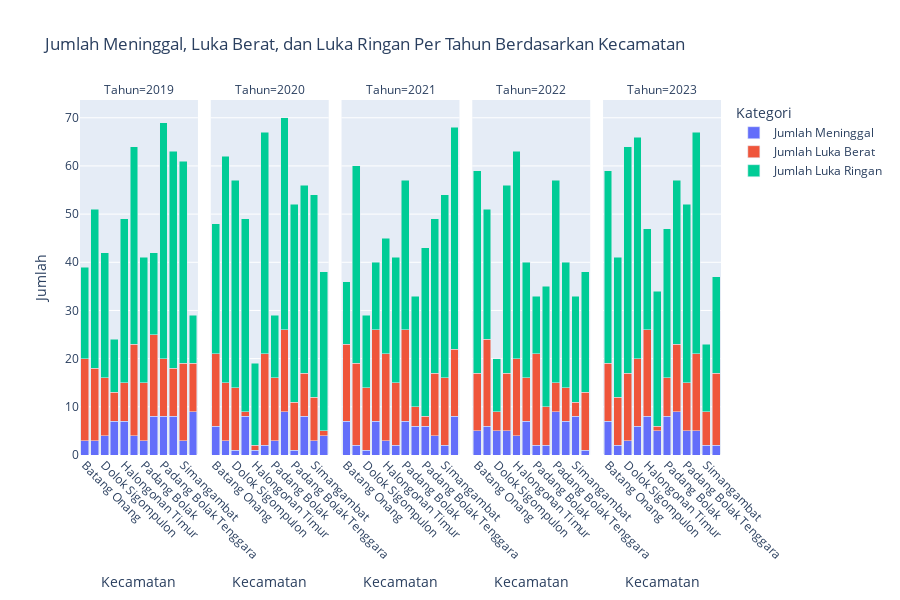

The cell this chart's notebook holds for it:
### Code cell
import plotly.express as px
# Mengelompokkan data berdasarkan kecamatan, tahun, dan menghitung jumlahnya
summary_by_year_kecamatan = df.groupby(['Tahun', 'Kecamatan']).agg({
    'Jumlah Meninggal': 'sum',
    'Jumlah Luka Berat': 'sum',
    'Jumlah Luka Ringan': 'sum'
}).reset_index()

# Membuat data dalam format long untuk visualisasi
summary_melted = summary_by_year_kecamatan.melt(id_vars=['Tahun', 'Kecamatan'], 
                                                value_vars=['Jumlah Meninggal', 'Jumlah Luka Berat', 'Jumlah Luka Ringan'],
                                                var_name='Kategori', value_name='Jumlah')

# Plot jumlah meninggal, luka berat, dan luka ringan per tahun berdasarkan kecamatan dalam satu grafik stacked bar chart
fig = px.bar(summary_melted, x='Kecamatan', y='Jumlah', color='Kategori', barmode='stack',
             facet_col='Tahun', height=600, title='Jumlah Meninggal, Luka Berat, dan Luka Ringan Per Tahun Berdasarkan Kecamatan')
fig.update_layout(xaxis_title='Kecamatan', yaxis_title='Jumlah', legend_title='Kategori')
fig.update_xaxes(tickangle=45)
fig.show()

### Figure 1 — Plotly figure (JSON) as saved in the notebook; plotly's stock layout.template omitted (floating-point values rounded to 4 significant figures)
{"data": [{"alignmentgroup": "True", "hovertemplate": "Kategori=Jumlah Meninggal<br>Tahun=2019<br>Kecamatan=%{x}<br>Jumlah=%{y}<extra></extra>", "legendgroup": "Jumlah Meninggal", "marker": {"color": "#636efa", "pattern": {"shape": ""}}, "name": "Jumlah Meninggal", "offsetgroup": "Jumlah Meninggal", "orientation": "v", "showlegend": true, "textposition": "auto", "type": "bar", "x": ["Batang Onang", "Dolok", "Dolok Sigompulon", "Halongonan", "Halongonan Timur", "Hulu Sihapas", "Padang Bolak", "Padang Bolak Julu", "Padang Bolak Tenggara", "Portibi", "Simangambat", "Ujung Batu"], "xaxis": "x", "y": [3, 3, 4, 7, 7, 4, 3, 8, 8, 8, 3, 9], "yaxis": "y"}, {"alignmentgroup": "True", "hovertemplate": "Kategori=Jumlah Meninggal<br>Tahun=2020<br>Kecamatan=%{x}<br>Jumlah=%{y}<extra></extra>", "legendgroup": "Jumlah Meninggal", "marker": {"color": "#636efa", "pattern": {"shape": ""}}, "name": "Jumlah Meninggal", "offsetgroup": "Jumlah Meninggal", "orientation": "v", "showlegend": false, "textposition": "auto", "type": "bar", "x": ["Batang Onang", "Dolok", "Dolok Sigompulon", "Halongonan", "Halongonan Timur", "Hulu Sihapas", "Padang Bolak", "Padang Bolak Julu", "Padang Bolak Tenggara", "Portibi", "Simangambat", "Ujung Batu"], "xaxis": "x2", "y": [6, 3, 1, 8, 1, 2, 3, 9, 1, 8, 3, 4], "yaxis": "y2"}, {"alignmentgroup": "True", "hovertemplate": "Kategori=Jumlah Meninggal<br>Tahun=2021<br>Kecamatan=%{x}<br>Jumlah=%{y}<extra></extra>", "legendgroup": "Jumlah Meninggal", "marker": {"color": "#636efa", "pattern": {"shape": ""}}, "name": "Jumlah Meninggal", "offsetgroup": "Jumlah Meninggal", "orientation": "v", "showlegend": false, "textposition": "auto", "type": "bar", "x": ["Batang Onang", "Dolok", "Dolok Sigompulon", "Halongonan", "Halongonan Timur", "Hulu Sihapas", "Padang Bolak", "Padang Bolak Julu", "Padang Bolak Tenggara", "Portibi", "Simangambat", "Ujung Batu"], "xaxis": "x3", "y": [7, 2, 1, 7, 3, 2, 7, 6, 6, 4, 2, 8], "yaxis": "y3"}, {"alignmentgroup": "True", "hovertemplate": "Kategori=Jumlah Meninggal<br>Tahun=2022<br>Kecamatan=%{x}<br>Jumlah=%{y}<extra></extra>", "legendgroup": "Jumlah Meninggal", "marker": {"color": "#636efa", "pattern": {"shape": ""}}, "name": "Jumlah Meninggal", "offsetgroup": "Jumlah Meninggal", "orientation": "v", "showlegend": false, "textposition": "auto", "type": "bar", "x": ["Batang Onang", "Dolok", "Dolok Sigompulon", "Halongonan", "Halongonan Timur", "Hulu Sihapas", "Padang Bolak", "Padang Bolak Julu", "Padang Bolak Tenggara", "Portibi", "Simangambat", "Ujung Batu"], "xaxis": "x4", "y": [5, 6, 5, 5, 4, 7, 2, 2, 9, 7, 8, 1], "yaxis": "y4"}, {"alignmentgroup": "True", "hovertemplate": "Kategori=Jumlah Meninggal<br>Tahun=2023<br>Kecamatan=%{x}<br>Jumlah=%{y}<extra></extra>", "legendgroup": "Jumlah Meninggal", "marker": {"color": "#636efa", "pattern": {"shape": ""}}, "name": "Jumlah Meninggal", "offsetgroup": "Jumlah Meninggal", "orientation": "v", "showlegend": false, "textposition": "auto", "type": "bar", "x": ["Batang Onang", "Dolok", "Dolok Sigompulon", "Halongonan", "Halongonan Timur", "Hulu Sihapas", "Padang Bolak", "Padang Bolak Julu", "Padang Bolak Tenggara", "Portibi", "Simangambat", "Ujung Batu"], "xaxis": "x5", "y": [7, 2, 3, 6, 8, 5, 8, 9, 5, 5, 2, 2], "yaxis": "y5"}, {"alignmentgroup": "True", "hovertemplate": "Kategori=Jumlah Luka Berat<br>Tahun=2019<br>Kecamatan=%{x}<br>Jumlah=%{y}<extra></extra>", "legendgroup": "Jumlah Luka Berat", "marker": {"color": "#EF553B", "pattern": {"shape": ""}}, "name": "Jumlah Luka Berat", "offsetgroup": "Jumlah Luka Berat", "orientation": "v", "showlegend": true, "textposition": "auto", "type": "bar", "x": ["Batang Onang", "Dolok", "Dolok Sigompulon", "Halongonan", "Halongonan Timur", "Hulu Sihapas", "Padang Bolak", "Padang Bolak Julu", "Padang Bolak Tenggara", "Portibi", "Simangambat", "Ujung Batu"], "xaxis": "x", "y": [17, 15, 12, 6, 8, 19, 12, 17, 12, 10, 16, 10], "yaxis": "y"}, {"alignmentgroup": "True", "hovertemplate": "Kategori=Jumlah Luka Berat<br>Tahun=2020<br>Kecamatan=%{x}<br>Jumlah=%{y}<extra></extra>", "legendgroup": "Jumlah Luka Berat", "marker": {"color": "#EF553B", "pattern": {"shape": ""}}, "name": "Jumlah Luka Berat", "offsetgroup": "Jumlah Luka Berat", "orientation": "v", "showlegend": false, "textposition": "auto", "type": "bar", "x": ["Batang Onang", "Dolok", "Dolok Sigompulon", "Halongonan", "Halongonan Timur", "Hulu Sihapas", "Padang Bolak", "Padang Bolak Julu", "Padang Bolak Tenggara", "Portibi", "Simangambat", "Ujung Batu"], "xaxis": "x2", "y": [15, 12, 13, 1, 1, 19, 13, 17, 10, 9, 9, 1], "yaxis": "y2"}, {"alignmentgroup": "True", "hovertemplate": "Kategori=Jumlah Luka Berat<br>Tahun=2021<br>Kecamatan=%{x}<br>Jumlah=%{y}<extra></extra>", "legendgroup": "Jumlah Luka Berat", "marker": {"color": "#EF553B", "pattern": {"shape": ""}}, "name": "Jumlah Luka Berat", "offsetgroup": "Jumlah Luka Berat", "orientation": "v", "showlegend": false, "textposition": "auto", "type": "bar", "x": ["Batang Onang", "Dolok", "Dolok Sigompulon", "Halongonan", "Halongonan Timur", "Hulu Sihapas", "Padang Bolak", "Padang Bolak Julu", "Padang Bolak Tenggara", "Portibi", "Simangambat", "Ujung Batu"], "xaxis": "x3", "y": [16, 17, 13, 19, 18, 13, 19, 4, 2, 13, 14, 14], "yaxis": "y3"}, {"alignmentgroup": "True", "hovertemplate": "Kategori=Jumlah Luka Berat<br>Tahun=2022<br>Kecamatan=%{x}<br>Jumlah=%{y}<extra></extra>", "legendgroup": "Jumlah Luka Berat", "marker": {"color": "#EF553B", "pattern": {"shape": ""}}, "name": "Jumlah Luka Berat", "offsetgroup": "Jumlah Luka Berat", "orientation": "v", "showlegend": false, "textposition": "auto", "type": "bar", "x": ["Batang Onang", "Dolok", "Dolok Sigompulon", "Halongonan", "Halongonan Timur", "Hulu Sihapas", "Padang Bolak", "Padang Bolak Julu", "Padang Bolak Tenggara", "Portibi", "Simangambat", "Ujung Batu"], "xaxis": "x4", "y": [12, 18, 4, 12, 16, 9, 19, 8, 6, 7, 3, 12], "yaxis": "y4"}, {"alignmentgroup": "True", "hovertemplate": "Kategori=Jumlah Luka Berat<br>Tahun=2023<br>Kecamatan=%{x}<br>Jumlah=%{y}<extra></extra>", "legendgroup": "Jumlah Luka Berat", "marker": {"color": "#EF553B", "pattern": {"shape": ""}}, "name": "Jumlah Luka Berat", "offsetgroup": "Jumlah Luka Berat", "orientation": "v", "showlegend": false, "textposition": "auto", "type": "bar", "x": ["Batang Onang", "Dolok", "Dolok Sigompulon", "Halongonan", "Halongonan Timur", "Hulu Sihapas", "Padang Bolak", "Padang Bolak Julu", "Padang Bolak Tenggara", "Portibi", "Simangambat", "Ujung Batu"], "xaxis": "x5", "y": [12, 10, 14, 14, 18, 1, 8, 14, 10, 16, 7, 15], "yaxis": "y5"}, {"alignmentgroup": "True", "hovertemplate": "Kategori=Jumlah Luka Ringan<br>Tahun=2019<br>Kecamatan=%{x}<br>Jumlah=%{y}<extra></extra>", "legendgroup": "Jumlah Luka Ringan", "marker": {"color": "#00cc96", "pattern": {"shape": ""}}, "name": "Jumlah Luka Ringan", "offsetgroup": "Jumlah Luka Ringan", "orientation": "v", "showlegend": true, "textposition": "auto", "type": "bar", "x": ["Batang Onang", "Dolok", "Dolok Sigompulon", "Halongonan", "Halongonan Timur", "Hulu Sihapas", "Padang Bolak", "Padang Bolak Julu", "Padang Bolak Tenggara", "Portibi", "Simangambat", "Ujung Batu"], "xaxis": "x", "y": [19, 33, 26, 11, 34, 41, 26, 17, 49, 45, 42, 10], "yaxis": "y"}, {"alignmentgroup": "True", "hovertemplate": "Kategori=Jumlah Luka Ringan<br>Tahun=2020<br>Kecamatan=%{x}<br>Jumlah=%{y}<extra></extra>", "legendgroup": "Jumlah Luka Ringan", "marker": {"color": "#00cc96", "pattern": {"shape": ""}}, "name": "Jumlah Luka Ringan", "offsetgroup": "Jumlah Luka Ringan", "orientation": "v", "showlegend": false, "textposition": "auto", "type": "bar", "x": ["Batang Onang", "Dolok", "Dolok Sigompulon", "Halongonan", "Halongonan Timur", "Hulu Sihapas", "Padang Bolak", "Padang Bolak Julu", "Padang Bolak Tenggara", "Portibi", "Simangambat", "Ujung Batu"], "xaxis": "x2", "y": [27, 47, 43, 40, 17, 46, 13, 44, 41, 39, 42, 33], "yaxis": "y2"}, {"alignmentgroup": "True", "hovertemplate": "Kategori=Jumlah Luka Ringan<br>Tahun=2021<br>Kecamatan=%{x}<br>Jumlah=%{y}<extra></extra>", "legendgroup": "Jumlah Luka Ringan", "marker": {"color": "#00cc96", "pattern": {"shape": ""}}, "name": "Jumlah Luka Ringan", "offsetgroup": "Jumlah Luka Ringan", "orientation": "v", "showlegend": false, "textposition": "auto", "type": "bar", "x": ["Batang Onang", "Dolok", "Dolok Sigompulon", "Halongonan", "Halongonan Timur", "Hulu Sihapas", "Padang Bolak", "Padang Bolak Julu", "Padang Bolak Tenggara", "Portibi", "Simangambat", "Ujung Batu"], "xaxis": "x3", "y": [13, 41, 15, 14, 24, 26, 31, 23, 35, 32, 38, 46], "yaxis": "y3"}, {"alignmentgroup": "True", "hovertemplate": "Kategori=Jumlah Luka Ringan<br>Tahun=2022<br>Kecamatan=%{x}<br>Jumlah=%{y}<extra></extra>", "legendgroup": "Jumlah Luka Ringan", "marker": {"color": "#00cc96", "pattern": {"shape": ""}}, "name": "Jumlah Luka Ringan", "offsetgroup": "Jumlah Luka Ringan", "orientation": "v", "showlegend": false, "textposition": "auto", "type": "bar", "x": ["Batang Onang", "Dolok", "Dolok Sigompulon", "Halongonan", "Halongonan Timur", "Hulu Sihapas", "Padang Bolak", "Padang Bolak Julu", "Padang Bolak Tenggara", "Portibi", "Simangambat", "Ujung Batu"], "xaxis": "x4", "y": [42, 27, 11, 39, 43, 24, 12, 25, 42, 26, 22, 25], "yaxis": "y4"}, {"alignmentgroup": "True", "hovertemplate": "Kategori=Jumlah Luka Ringan<br>Tahun=2023<br>Kecamatan=%{x}<br>Jumlah=%{y}<extra></extra>", "legendgroup": "Jumlah Luka Ringan", "marker": {"color": "#00cc96", "pattern": {"shape": ""}}, "name": "Jumlah Luka Ringan", "offsetgroup": "Jumlah Luka Ringan", "orientation": "v", "showlegend": false, "textposition": "auto", "type": "bar", "x": ["Batang Onang", "Dolok", "Dolok Sigompulon", "Halongonan", "Halongonan Timur", "Hulu Sihapas", "Padang Bolak", "Padang Bolak Julu", "Padang Bolak Tenggara", "Portibi", "Simangambat", "Ujung Batu"], "xaxis": "x5", "y": [40, 29, 47, 46, 21, 28, 31, 34, 37, 46, 14, 20], "yaxis": "y5"}], "layout": {"annotations": [{"font": {}, "showarrow": false, "text": "Tahun=2019", "x": 0.092, "xanchor": "center", "xref": "paper", "y": 1, "yanchor": "bottom", "yref": "paper"}, {"font": {}, "showarrow": false, "text": "Tahun=2020", "x": 0.296, "xanchor": "center", "xref": "paper", "y": 1, "yanchor": "bottom", "yref": "paper"}, {"font": {}, "showarrow": false, "text": "Tahun=2021", "x": 0.5, "xanchor": "center", "xref": "paper", "y": 1, "yanchor": "bottom", "yref": "paper"}, {"font": {}, "showarrow": false, "text": "Tahun=2022", "x": 0.704, "xanchor": "center", "xref": "paper", "y": 1, "yanchor": "bottom", "yref": "paper"}, {"font": {}, "showarrow": false, "text": "Tahun=2023", "x": 0.908, "xanchor": "center", "xref": "paper", "y": 1, "yanchor": "bottom", "yref": "paper"}], "barmode": "stack", "height": 600, "legend": {"title": {"text": "Kategori"}, "tracegroupgap": 0}, "title": {"text": "Jumlah Meninggal, Luka Berat, dan Luka Ringan Per Tahun Berdasarkan Kecamatan"}, "xaxis": {"anchor": "y", "domain": [0, 0.184], "tickangle": 45, "title": {"text": "Kecamatan"}}, "xaxis2": {"anchor": "y2", "domain": [0.204, 0.388], "matches": "x", "tickangle": 45, "title": {"text": "Kecamatan"}}, "xaxis3": {"anchor": "y3", "domain": [0.408, 0.592], "matches": "x", "tickangle": 45, "title": {"text": "Kecamatan"}}, "xaxis4": {"anchor": "y4", "domain": [0.612, 0.796], "matches": "x", "tickangle": 45, "title": {"text": "Kecamatan"}}, "xaxis5": {"anchor": "y5", "domain": [0.816, 1], "matches": "x", "tickangle": 45, "title": {"text": "Kecamatan"}}, "yaxis": {"anchor": "x", "domain": [0, 1], "title": {"text": "Jumlah"}}, "yaxis2": {"anchor": "x2", "domain": [0, 1], "matches": "y", "showticklabels": false}, "yaxis3": {"anchor": "x3", "domain": [0, 1], "matches": "y", "showticklabels": false}, "yaxis4": {"anchor": "x4", "domain": [0, 1], "matches": "y", "showticklabels": false}, "yaxis5": {"anchor": "x5", "domain": [0, 1], "matches": "y", "showticklabels": false}}}
